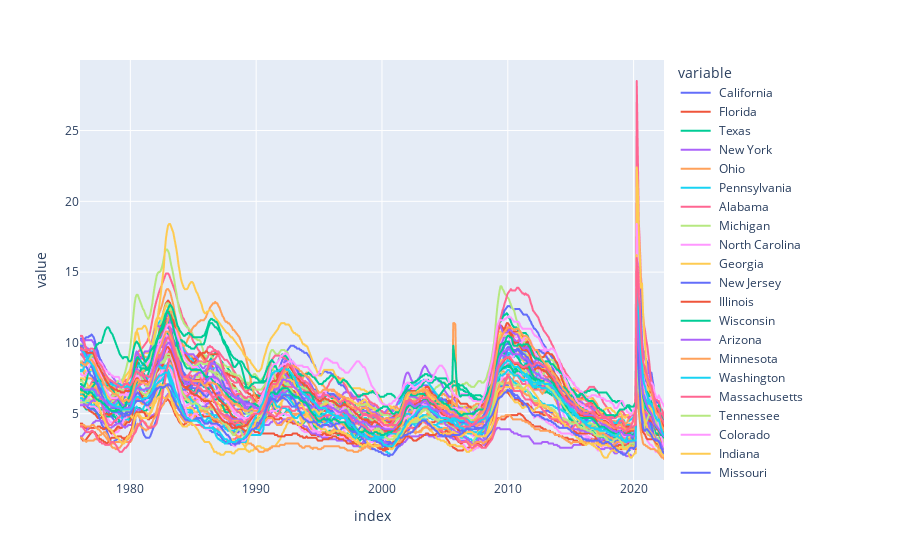

Write notebook code for a chart like this one.
### Code cell
#plotting states unemplyment rate
px.line(unemp_states)

### Figure 1 — Plotly figure (JSON) as saved in the notebook; plotly's stock layout.template omitted (floating-point values rounded to 4 significant figures; data arrays with more than 128 entries replaced by an {"elided": "..."} marker saying what was removed)
{"data": [{"hovertemplate": "variable= California<br>index=%{x}<br>value=%{y}<extra></extra>", "legendgroup": " California", "line": {"color": "#636efa", "dash": "solid"}, "marker": {"symbol": "circle"}, "mode": "lines", "name": " California", "showlegend": true, "type": "scattergl", "x": {"elided": "558 str values"}, "xaxis": "x", "y": {"elided": "558 float values"}, "yaxis": "y"}, {"hovertemplate": "variable= Florida<br>index=%{x}<br>value=%{y}<extra></extra>", "legendgroup": " Florida", "line": {"color": "#EF553B", "dash": "solid"}, "marker": {"symbol": "circle"}, "mode": "lines", "name": " Florida", "showlegend": true, "type": "scattergl", "x": {"elided": "558 str values"}, "xaxis": "x", "y": {"elided": "558 float values"}, "yaxis": "y"}, {"hovertemplate": "variable= Texas<br>index=%{x}<br>value=%{y}<extra></extra>", "legendgroup": " Texas", "line": {"color": "#00cc96", "dash": "solid"}, "marker": {"symbol": "circle"}, "mode": "lines", "name": " Texas", "showlegend": true, "type": "scattergl", "x": {"elided": "558 str values"}, "xaxis": "x", "y": {"elided": "558 float values"}, "yaxis": "y"}, {"hovertemplate": "variable= New York<br>index=%{x}<br>value=%{y}<extra></extra>", "legendgroup": " New York", "line": {"color": "#ab63fa", "dash": "solid"}, "marker": {"symbol": "circle"}, "mode": "lines", "name": " New York", "showlegend": true, "type": "scattergl", "x": {"elided": "558 str values"}, "xaxis": "x", "y": {"elided": "558 float values"}, "yaxis": "y"}, {"hovertemplate": "variable= Ohio<br>index=%{x}<br>value=%{y}<extra></extra>", "legendgroup": " Ohio", "line": {"color": "#FFA15A", "dash": "solid"}, "marker": {"symbol": "circle"}, "mode": "lines", "name": " Ohio", "showlegend": true, "type": "scattergl", "x": {"elided": "558 str values"}, "xaxis": "x", "y": {"elided": "558 float values"}, "yaxis": "y"}, {"hovertemplate": "variable= Pennsylvania<br>index=%{x}<br>value=%{y}<extra></extra>", "legendgroup": " Pennsylvania", "line": {"color": "#19d3f3", "dash": "solid"}, "marker": {"symbol": "circle"}, "mode": "lines", "name": " Pennsylvania", "showlegend": true, "type": "scattergl", "x": {"elided": "558 str values"}, "xaxis": "x", "y": {"elided": "558 float values"}, "yaxis": "y"}, {"hovertemplate": "variable= Alabama<br>index=%{x}<br>value=%{y}<extra></extra>", "legendgroup": " Alabama", "line": {"color": "#FF6692", "dash": "solid"}, "marker": {"symbol": "circle"}, "mode": "lines", "name": " Alabama", "showlegend": true, "type": "scattergl", "x": {"elided": "558 str values"}, "xaxis": "x", "y": {"elided": "558 float values"}, "yaxis": "y"}, {"hovertemplate": "variable= Michigan<br>index=%{x}<br>value=%{y}<extra></extra>", "legendgroup": " Michigan", "line": {"color": "#B6E880", "dash": "solid"}, "marker": {"symbol": "circle"}, "mode": "lines", "name": " Michigan", "showlegend": true, "type": "scattergl", "x": {"elided": "558 str values"}, "xaxis": "x", "y": {"elided": "558 float values"}, "yaxis": "y"}, {"hovertemplate": "variable= North Carolina<br>index=%{x}<br>value=%{y}<extra></extra>", "legendgroup": " North Carolina", "line": {"color": "#FF97FF", "dash": "solid"}, "marker": {"symbol": "circle"}, "mode": "lines", "name": " North Carolina", "showlegend": true, "type": "scattergl", "x": {"elided": "558 str values"}, "xaxis": "x", "y": {"elided": "558 float values"}, "yaxis": "y"}, {"hovertemplate": "variable= Georgia<br>index=%{x}<br>value=%{y}<extra></extra>", "legendgroup": " Georgia", "line": {"color": "#FECB52", "dash": "solid"}, "marker": {"symbol": "circle"}, "mode": "lines", "name": " Georgia", "showlegend": true, "type": "scattergl", "x": {"elided": "558 str values"}, "xaxis": "x", "y": {"elided": "558 float values"}, "yaxis": "y"}, {"hovertemplate": "variable= New Jersey<br>index=%{x}<br>value=%{y}<extra></extra>", "legendgroup": " New Jersey", "line": {"color": "#636efa", "dash": "solid"}, "marker": {"symbol": "circle"}, "mode": "lines", "name": " New Jersey", "showlegend": true, "type": "scattergl", "x": {"elided": "558 str values"}, "xaxis": "x", "y": {"elided": "558 float values"}, "yaxis": "y"}, {"hovertemplate": "variable= Illinois<br>index=%{x}<br>value=%{y}<extra></extra>", "legendgroup": " Illinois", "line": {"color": "#EF553B", "dash": "solid"}, "marker": {"symbol": "circle"}, "mode": "lines", "name": " Illinois", "showlegend": true, "type": "scattergl", "x": {"elided": "558 str values"}, "xaxis": "x", "y": {"elided": "558 float values"}, "yaxis": "y"}, {"hovertemplate": "variable= Wisconsin<br>index=%{x}<br>value=%{y}<extra></extra>", "legendgroup": " Wisconsin", "line": {"color": "#00cc96", "dash": "solid"}, "marker": {"symbol": "circle"}, "mode": "lines", "name": " Wisconsin", "showlegend": true, "type": "scattergl", "x": {"elided": "558 str values"}, "xaxis": "x", "y": {"elided": "558 float values"}, "yaxis": "y"}, {"hovertemplate": "variable= Arizona<br>index=%{x}<br>value=%{y}<extra></extra>", "legendgroup": " Arizona", "line": {"color": "#ab63fa", "dash": "solid"}, "marker": {"symbol": "circle"}, "mode": "lines", "name": " Arizona", "showlegend": true, "type": "scattergl", "x": {"elided": "558 str values"}, "xaxis": "x", "y": {"elided": "558 float values"}, "yaxis": "y"}, {"hovertemplate": "variable= Minnesota<br>index=%{x}<br>value=%{y}<extra></extra>", "legendgroup": " Minnesota", "line": {"color": "#FFA15A", "dash": "solid"}, "marker": {"symbol": "circle"}, "mode": "lines", "name": " Minnesota", "showlegend": true, "type": "scattergl", "x": {"elided": "558 str values"}, "xaxis": "x", "y": {"elided": "558 float values"}, "yaxis": "y"}, {"hovertemplate": "variable= Washington<br>index=%{x}<br>value=%{y}<extra></extra>", "legendgroup": " Washington", "line": {"color": "#19d3f3", "dash": "solid"}, "marker": {"symbol": "circle"}, "mode": "lines", "name": " Washington", "showlegend": true, "type": "scattergl", "x": {"elided": "558 str values"}, "xaxis": "x", "y": {"elided": "558 float values"}, "yaxis": "y"}, {"hovertemplate": "variable= Massachusetts<br>index=%{x}<br>value=%{y}<extra></extra>", "legendgroup": " Massachusetts", "line": {"color": "#FF6692", "dash": "solid"}, "marker": {"symbol": "circle"}, "mode": "lines", "name": " Massachusetts", "showlegend": true, "type": "scattergl", "x": {"elided": "558 str values"}, "xaxis": "x", "y": {"elided": "558 float values"}, "yaxis": "y"}, {"hovertemplate": "variable= Tennessee<br>index=%{x}<br>value=%{y}<extra></extra>", "legendgroup": " Tennessee", "line": {"color": "#B6E880", "dash": "solid"}, "marker": {"symbol": "circle"}, "mode": "lines", "name": " Tennessee", "showlegend": true, "type": "scattergl", "x": {"elided": "558 str values"}, "xaxis": "x", "y": {"elided": "558 float values"}, "yaxis": "y"}, {"hovertemplate": "variable= Colorado<br>index=%{x}<br>value=%{y}<extra></extra>", "legendgroup": " Colorado", "line": {"color": "#FF97FF", "dash": "solid"}, "marker": {"symbol": "circle"}, "mode": "lines", "name": " Colorado", "showlegend": true, "type": "scattergl", "x": {"elided": "558 str values"}, "xaxis": "x", "y": {"elided": "558 float values"}, "yaxis": "y"}, {"hovertemplate": "variable= Indiana<br>index=%{x}<br>value=%{y}<extra></extra>", "legendgroup": " Indiana", "line": {"color": "#FECB52", "dash": "solid"}, "marker": {"symbol": "circle"}, "mode": "lines", "name": " Indiana", "showlegend": true, "type": "scattergl", "x": {"elided": "558 str values"}, "xaxis": "x", "y": {"elided": "558 float values"}, "yaxis": "y"}, {"hovertemplate": "variable= Missouri<br>index=%{x}<br>value=%{y}<extra></extra>", "legendgroup": " Missouri", "line": {"color": "#636efa", "dash": "solid"}, "marker": {"symbol": "circle"}, "mode": "lines", "name": " Missouri", "showlegend": true, "type": "scattergl", "x": {"elided": "558 str values"}, "xaxis": "x", "y": {"elided": "558 float values"}, "yaxis": "y"}, {"hovertemplate": "variable= Kentucky<br>index=%{x}<br>value=%{y}<extra></extra>", "legendgroup": " Kentucky", "line": {"color": "#EF553B", "dash": "solid"}, "marker": {"symbol": "circle"}, "mode": "lines", "name": " Kentucky", "showlegend": true, "type": "scattergl", "x": {"elided": "558 str values"}, "xaxis": "x", "y": {"elided": "558 float values"}, "yaxis": "y"}, {"hovertemplate": "variable= South Carolina<br>index=%{x}<br>value=%{y}<extra></extra>", "legendgroup": " South Carolina", "line": {"color": "#00cc96", "dash": "solid"}, "marker": {"symbol": "circle"}, "mode": "lines", "name": " South Carolina", "showlegend": true, "type": "scattergl", "x": {"elided": "558 str values"}, "xaxis": "x", "y": {"elided": "558 float values"}, "yaxis": "y"}, {"hovertemplate": "variable= Oregon<br>index=%{x}<br>value=%{y}<extra></extra>", "legendgroup": " Oregon", "line": {"color": "#ab63fa", "dash": "solid"}, "marker": {"symbol": "circle"}, "mode": "lines", "name": " Oregon", "showlegend": true, "type": "scattergl", "x": {"elided": "558 str values"}, "xaxis": "x", "y": {"elided": "558 float values"}, "yaxis": "y"}, {"hovertemplate": "variable= Louisiana<br>index=%{x}<br>value=%{y}<extra></extra>", "legendgroup": " Louisiana", "line": {"color": "#FFA15A", "dash": "solid"}, "marker": {"symbol": "circle"}, "mode": "lines", "name": " Louisiana", "showlegend": true, "type": "scattergl", "x": {"elided": "558 str values"}, "xaxis": "x", "y": {"elided": "558 float values"}, "yaxis": "y"}, {"hovertemplate": "variable= Virginia<br>index=%{x}<br>value=%{y}<extra></extra>", "legendgroup": " Virginia", "line": {"color": "#19d3f3", "dash": "solid"}, "marker": {"symbol": "circle"}, "mode": "lines", "name": " Virginia", "showlegend": true, "type": "scattergl", "x": {"elided": "558 str values"}, "xaxis": "x", "y": {"elided": "558 float values"}, "yaxis": "y"}, {"hovertemplate": "variable= New Mexico<br>index=%{x}<br>value=%{y}<extra></extra>", "legendgroup": " New Mexico", "line": {"color": "#FF6692", "dash": "solid"}, "marker": {"symbol": "circle"}, "mode": "lines", "name": " New Mexico", "showlegend": true, "type": "scattergl", "x": {"elided": "558 str values"}, "xaxis": "x", "y": {"elided": "558 float values"}, "yaxis": "y"}, {"hovertemplate": "variable= Arkansas<br>index=%{x}<br>value=%{y}<extra></extra>", "legendgroup": " Arkansas", "line": {"color": "#B6E880", "dash": "solid"}, "marker": {"symbol": "circle"}, "mode": "lines", "name": " Arkansas", "showlegend": true, "type": "scattergl", "x": {"elided": "558 str values"}, "xaxis": "x", "y": {"elided": "558 float values"}, "yaxis": "y"}, {"hovertemplate": "variable= Utah<br>index=%{x}<br>value=%{y}<extra></extra>", "legendgroup": " Utah", "line": {"color": "#FF97FF", "dash": "solid"}, "marker": {"symbol": "circle"}, "mode": "lines", "name": " Utah", "showlegend": true, "type": "scattergl", "x": {"elided": "558 str values"}, "xaxis": "x", "y": {"elided": "558 float values"}, "yaxis": "y"}, {"hovertemplate": "variable= West Virginia<br>index=%{x}<br>value=%{y}<extra></extra>", "legendgroup": " West Virginia", "line": {"color": "#FECB52", "dash": "solid"}, "marker": {"symbol": "circle"}, "mode": "lines", "name": " West Virginia", "showlegend": true, "type": "scattergl", "x": {"elided": "558 str values"}, "xaxis": "x", "y": {"elided": "558 float values"}, "yaxis": "y"}, {"hovertemplate": "variable= Oklahoma<br>index=%{x}<br>value=%{y}<extra></extra>", "legendgroup": " Oklahoma", "line": {"color": "#636efa", "dash": "solid"}, "marker": {"symbol": "circle"}, "mode": "lines", "name": " Oklahoma", "showlegend": true, "type": "scattergl", "x": {"elided": "558 str values"}, "xaxis": "x", "y": {"elided": "558 float values"}, "yaxis": "y"}, {"hovertemplate": "variable= Iowa<br>index=%{x}<br>value=%{y}<extra></extra>", "legendgroup": " Iowa", "line": {"color": "#EF553B", "dash": "solid"}, "marker": {"symbol": "circle"}, "mode": "lines", "name": " Iowa", "showlegend": true, "type": "scattergl", "x": {"elided": "558 str values"}, "xaxis": "x", "y": {"elided": "558 float values"}, "yaxis": "y"}, {"hovertemplate": "variable= Alaska<br>index=%{x}<br>value=%{y}<extra></extra>", "legendgroup": " Alaska", "line": {"color": "#00cc96", "dash": "solid"}, "marker": {"symbol": "circle"}, "mode": "lines", "name": " Alaska", "showlegend": true, "type": "scattergl", "x": {"elided": "558 str values"}, "xaxis": "x", "y": {"elided": "558 float values"}, "yaxis": "y"}, {"hovertemplate": "variable= North Dakota<br>index=%{x}<br>value=%{y}<extra></extra>", "legendgroup": " North Dakota", "line": {"color": "#ab63fa", "dash": "solid"}, "marker": {"symbol": "circle"}, "mode": "lines", "name": " North Dakota", "showlegend": true, "type": "scattergl", "x": {"elided": "558 str values"}, "xaxis": "x", "y": {"elided": "558 float values"}, "yaxis": "y"}, {"hovertemplate": "variable= Kansas<br>index=%{x}<br>value=%{y}<extra></extra>", "legendgroup": " Kansas", "line": {"color": "#FFA15A", "dash": "solid"}, "marker": {"symbol": "circle"}, "mode": "lines", "name": " Kansas", "showlegend": true, "type": "scattergl", "x": {"elided": "558 str values"}, "xaxis": "x", "y": {"elided": "558 float values"}, "yaxis": "y"}, {"hovertemplate": "variable= Maryland<br>index=%{x}<br>value=%{y}<extra></extra>", "legendgroup": " Maryland", "line": {"color": "#19d3f3", "dash": "solid"}, "marker": {"symbol": "circle"}, "mode": "lines", "name": " Maryland", "showlegend": true, "type": "scattergl", "x": {"elided": "558 str values"}, "xaxis": "x", "y": {"elided": "558 float values"}, "yaxis": "y"}, {"hovertemplate": "variable= Nevada<br>index=%{x}<br>value=%{y}<extra></extra>", "legendgroup": " Nevada", "line": {"color": "#FF6692", "dash": "solid"}, "marker": {"symbol": "circle"}, "mode": "lines", "name": " Nevada", "showlegend": true, "type": "scattergl", "x": {"elided": "558 str values"}, "xaxis": "x", "y": {"elided": "558 float values"}, "yaxis": "y"}, {"hovertemplate": "variable= Montana<br>index=%{x}<br>value=%{y}<extra></extra>", "legendgroup": " Montana", "line": {"color": "#B6E880", "dash": "solid"}, "marker": {"symbol": "circle"}, "mode": "lines", "name": " Montana", "showlegend": true, "type": "scattergl", "x": {"elided": "558 str values"}, "xaxis": "x", "y": {"elided": "558 float values"}, "yaxis": "y"}, {"hovertemplate": "variable= the District of Columbia<br>index=%{x}<br>value=%{y}<extra></extra>", "legendgroup": " the District of Columbia", "line": {"color": "#FF97FF", "dash": "solid"}, "marker": {"symbol": "circle"}, "mode": "lines", "name": " the District of Columbia", "showlegend": true, "type": "scattergl", "x": {"elided": "558 str values"}, "xaxis": "x", "y": {"elided": "558 float values"}, "yaxis": "y"}, {"hovertemplate": "variable= Hawaii<br>index=%{x}<br>value=%{y}<extra></extra>", "legendgroup": " Hawaii", "line": {"color": "#FECB52", "dash": "solid"}, "marker": {"symbol": "circle"}, "mode": "lines", "name": " Hawaii", "showlegend": true, "type": "scattergl", "x": {"elided": "558 str values"}, "xaxis": "x", "y": {"elided": "558 float values"}, "yaxis": "y"}, {"hovertemplate": "variable= Connecticut<br>index=%{x}<br>value=%{y}<extra></extra>", "legendgroup": " Connecticut", "line": {"color": "#636efa", "dash": "solid"}, "marker": {"symbol": "circle"}, "mode": "lines", "name": " Connecticut", "showlegend": true, "type": "scattergl", "x": {"elided": "558 str values"}, "xaxis": "x", "y": {"elided": "558 float values"}, "yaxis": "y"}, {"hovertemplate": "variable= South Dakota<br>index=%{x}<br>value=%{y}<extra></extra>", "legendgroup": " South Dakota", "line": {"color": "#EF553B", "dash": "solid"}, "marker": {"symbol": "circle"}, "mode": "lines", "name": " South Dakota", "showlegend": true, "type": "scattergl", "x": {"elided": "558 str values"}, "xaxis": "x", "y": {"elided": "558 float values"}, "yaxis": "y"}, {"hovertemplate": "variable= Mississippi<br>index=%{x}<br>value=%{y}<extra></extra>", "legendgroup": " Mississippi", "line": {"color": "#00cc96", "dash": "solid"}, "marker": {"symbol": "circle"}, "mode": "lines", "name": " Mississippi", "showlegend": true, "type": "scattergl", "x": {"elided": "558 str values"}, "xaxis": "x", "y": {"elided": "558 float values"}, "yaxis": "y"}, {"hovertemplate": "variable= Idaho<br>index=%{x}<br>value=%{y}<extra></extra>", "legendgroup": " Idaho", "line": {"color": "#ab63fa", "dash": "solid"}, "marker": {"symbol": "circle"}, "mode": "lines", "name": " Idaho", "showlegend": true, "type": "scattergl", "x": {"elided": "558 str values"}, "xaxis": "x", "y": {"elided": "558 float values"}, "yaxis": "y"}, {"hovertemplate": "variable= Nebraska<br>index=%{x}<br>value=%{y}<extra></extra>", "legendgroup": " Nebraska", "line": {"color": "#FFA15A", "dash": "solid"}, "marker": {"symbol": "circle"}, "mode": "lines", "name": " Nebraska", "showlegend": true, "type": "scattergl", "x": {"elided": "558 str values"}, "xaxis": "x", "y": {"elided": "558 float values"}, "yaxis": "y"}, {"hovertemplate": "variable= Delaware<br>index=%{x}<br>value=%{y}<extra></extra>", "legendgroup": " Delaware", "line": {"color": "#19d3f3", "dash": "solid"}, "marker": {"symbol": "circle"}, "mode": "lines", "name": " Delaware", "showlegend": true, "type": "scattergl", "x": {"elided": "558 str values"}, "xaxis": "x", "y": {"elided": "558 float values"}, "yaxis": "y"}, {"hovertemplate": "variable= Wyoming<br>index=%{x}<br>value=%{y}<extra></extra>", "legendgroup": " Wyoming", "line": {"color": "#FF6692", "dash": "solid"}, "marker": {"symbol": "circle"}, "mode": "lines", "name": " Wyoming", "showlegend": true, "type": "scattergl", "x": {"elided": "558 str values"}, "xaxis": "x", "y": {"elided": "558 float values"}, "yaxis": "y"}, {"hovertemplate": "variable= Maine<br>index=%{x}<br>value=%{y}<extra></extra>", "legendgroup": " Maine", "line": {"color": "#B6E880", "dash": "solid"}, "marker": {"symbol": "circle"}, "mode": "lines", "name": " Maine", "showlegend": true, "type": "scattergl", "x": {"elided": "558 str values"}, "xaxis": "x", "y": {"elided": "558 float values"}, "yaxis": "y"}, {"hovertemplate": "variable= Rhode Island<br>index=%{x}<br>value=%{y}<extra></extra>", "legendgroup": " Rhode Island", "line": {"color": "#FF97FF", "dash": "solid"}, "marker": {"symbol": "circle"}, "mode": "lines", "name": " Rhode Island", "showlegend": true, "type": "scattergl", "x": {"elided": "558 str values"}, "xaxis": "x", "y": {"elided": "558 float values"}, "yaxis": "y"}, {"hovertemplate": "variable= New Hampshire<br>index=%{x}<br>value=%{y}<extra></extra>", "legendgroup": " New Hampshire", "line": {"color": "#FECB52", "dash": "solid"}, "marker": {"symbol": "circle"}, "mode": "lines", "name": " New Hampshire", "showlegend": true, "type": "scattergl", "x": {"elided": "558 str values"}, "xaxis": "x", "y": {"elided": "558 float values"}, "yaxis": "y"}, {"hovertemplate": "variable= Vermont<br>index=%{x}<br>value=%{y}<extra></extra>", "legendgroup": " Vermont", "line": {"color": "#636efa", "dash": "solid"}, "marker": {"symbol": "circle"}, "mode": "lines", "name": " Vermont", "showlegend": true, "type": "scattergl", "x": {"elided": "558 str values"}, "xaxis": "x", "y": {"elided": "558 float values"}, "yaxis": "y"}, {"hovertemplate": "variable= Northeast Census Region<br>index=%{x}<br>value=%{y}<extra></extra>", "legendgroup": " Northeast Census Region", "line": {"color": "#EF553B", "dash": "solid"}, "marker": {"symbol": "circle"}, "mode": "lines", "name": " Northeast Census Region", "showlegend": true, "type": "scattergl", "x": {"elided": "558 str values"}, "xaxis": "x", "y": {"elided": "558 float values"}, "yaxis": "y"}, {"hovertemplate": "variable= Midwest Census Region<br>index=%{x}<br>value=%{y}<extra></extra>", "legendgroup": " Midwest Census Region", "line": {"color": "#00cc96", "dash": "solid"}, "marker": {"symbol": "circle"}, "mode": "lines", "name": " Midwest Census Region", "showlegend": true, "type": "scattergl", "x": {"elided": "558 str values"}, "xaxis": "x", "y": {"elided": "558 float values"}, "yaxis": "y"}, {"hovertemplate": "variable= South Census Region<br>index=%{x}<br>value=%{y}<extra></extra>", "legendgroup": " South Census Region", "line": {"color": "#ab63fa", "dash": "solid"}, "marker": {"symbol": "circle"}, "mode": "lines", "name": " South Census Region", "showlegend": true, "type": "scattergl", "x": {"elided": "558 str values"}, "xaxis": "x", "y": {"elided": "558 float values"}, "yaxis": "y"}, {"hovertemplate": "variable= West Census Region<br>index=%{x}<br>value=%{y}<extra></extra>", "legendgroup": " West Census Region", "line": {"color": "#FFA15A", "dash": "solid"}, "marker": {"symbol": "circle"}, "mode": "lines", "name": " West Census Region", "showlegend": true, "type": "scattergl", "x": {"elided": "558 str values"}, "xaxis": "x", "y": {"elided": "558 float values"}, "yaxis": "y"}, {"hovertemplate": "variable= New England Census Division<br>index=%{x}<br>value=%{y}<extra></extra>", "legendgroup": " New England Census Division", "line": {"color": "#19d3f3", "dash": "solid"}, "marker": {"symbol": "circle"}, "mode": "lines", "name": " New England Census Division", "showlegend": true, "type": "scattergl", "x": {"elided": "558 str values"}, "xaxis": "x", "y": {"elided": "558 float values"}, "yaxis": "y"}, {"hovertemplate": "variable= Middle Atlantic division<br>index=%{x}<br>value=%{y}<extra></extra>", "legendgroup": " Middle Atlantic division", "line": {"color": "#FF6692", "dash": "solid"}, "marker": {"symbol": "circle"}, "mode": "lines", "name": " Middle Atlantic division", "showlegend": true, "type": "scattergl", "x": {"elided": "558 str values"}, "xaxis": "x", "y": {"elided": "558 float values"}, "yaxis": "y"}], "layout": {"legend": {"title": {"text": "variable"}, "tracegroupgap": 0}, "margin": {"t": 60}, "xaxis": {"anchor": "y", "domain": [0, 1], "title": {"text": "index"}}, "yaxis": {"anchor": "x", "domain": [0, 1], "title": {"text": "value"}}}}
